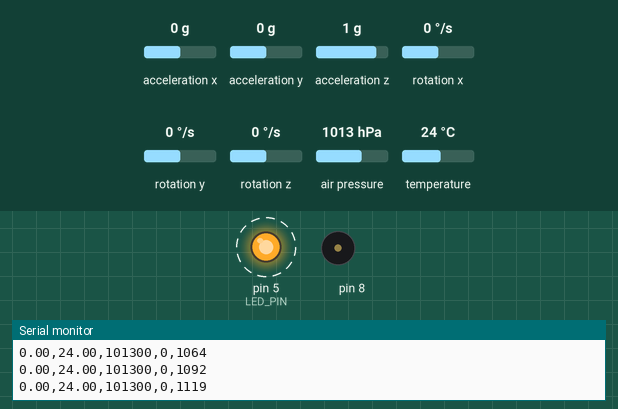
Bench run of a sketch on a simulated Arduino Uno, built with avr-gcc and run on an emulated ATmega328P. Shown: output pins drawn as LEDs (lit = HIGH), buzzer (waves = sounding), the last lines printed to the serial monitor. Dashed ring = blinking. The inputs (shaded band) are chosen by the test bench; at power-on: air pressure 1013 hPa, acceleration x 0 g, temperature 24 °C, acceleration y 0 g, acceleration z 1 g, rotation x 0 °/s, rotation y 0 °/s, rotation z 0 °/s. Storage starts empty.

Above: at 1.2 s.
1.3 s: air pressure set to 952 hPa
3.5 s: acceleration x set to -1.4 g
6.5 s: temperature set to 1 °C
9.5 s: air pressure set to 1011 hPa
At 11.9 s:
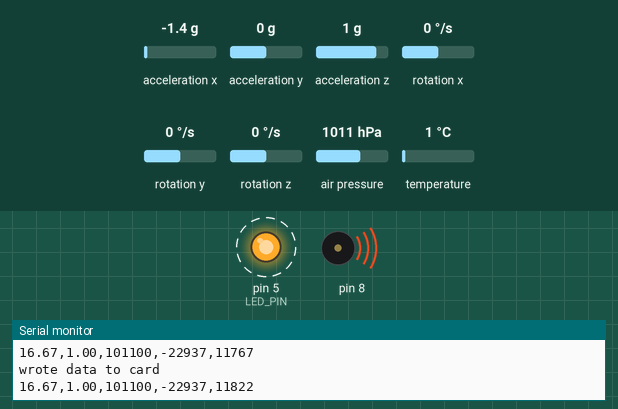
12.5 s: air pressure set to 1014 hPa
Timing chart, 0 to 16.5 s (numbered marks = the images above; inputs shaded):
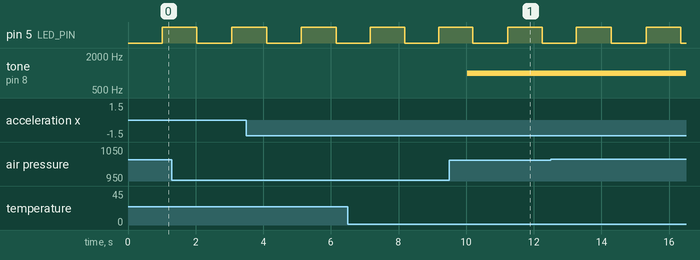

The sketch:

Data_Logger.ino
```cpp
#include <Wire.h>
#include <MS5611.h>
#include "I2Cdev.h"
#include "MPU6050.h"
#include <SPI.h>
#include <SD.h>
unsigned long time;
const int chipSelect = 4;
// Arduino Wire library is required if I2Cdev I2CDEV_ARDUINO_WIRE implementation
// is used in I2Cdev.h
#if I2CDEV_IMPLEMENTATION == I2CDEV_ARDUINO_WIRE
#include "Wire.h"
#endif
MPU6050 accelgyro;
//MPU6050 accelgyro(0x69); // <-- use for AD0 high
#define OUTPUT_READABLE_ACCELGYRO
int16_t ax, ay, az;
int16_t gx, gy, gz;

MS5611 ms5611;
double referencePressure;
#define LED_PIN 5
bool blinkState = false;
int intialxraw;

// Altitude (in meters) that the arduino will begin logging data
#define ALT_THRESHOLD (2)

#define LIFTOFF_TIMEOUT (300000)

// Stores our system time (in millis) when we reached "liftoff" (see ALT_THRESHOLD)
unsigned long liftoffTimer = 0;

// Stores arbitrary timestamps for LED blinks
unsigned long ledTimer = 0;
bool ledIsOn = false;

// LED Blink Delay (in milliseconds)
#define LED_TIMEOUT (1000)

void setup()
{
  // join I2C bus (I2Cdev library doesn't do this automatically)
#if I2CDEV_IMPLEMENTATION == I2CDEV_ARDUINO_WIRE
  Wire.begin();
#elif I2CDEV_IMPLEMENTATION == I2CDEV_BUILTIN_FASTWIRE
  Fastwire::setup(400, true);
#endif


  Serial.begin(9600);

  // Initialize MS5611 sensor
  Serial.println("Initialize MS5611 Sensor");

  while (!ms5611.begin())
  {
    Serial.println("Could not find a valid MS5611 sensor, check wiring!");
    delay(500);
  }

  // Get reference pressure for relative altitude
  referencePressure = ms5611.readPressure();

  // Check settings
  checkSettings();

  // initialize device
  Serial.println("Initializing I2C devices...");
  accelgyro.initialize();

  // verify connection
  Serial.println("Testing device connections...");
  Serial.println(accelgyro.testConnection() ? "MPU6050 connection successful" : "MPU6050 connection failed");
  pinMode(LED_PIN, OUTPUT);
  accelgyro.getAcceleration(&ax, &ay, &az);
  intialxraw = ax;

  Serial.print("Initializing SD card...");
  if (!SD.begin(chipSelect)) {// see if the card is present and can be initialized:
    Serial.println("Card failed, or not present");
    // don't do anything more:
    return;
  }
  Serial.println("card initialized.");

}

void checkSettings()
{
  // Serial.print("Oversampling: ");
  // Serial.println(ms5611.getOversampling());
}

void loop()
{
  // read raw accel measurements from device
  accelgyro.getAcceleration(&ax, &ay, &az);

  // Read raw pressure and temp values
  uint32_t rawTemp = ms5611.readRawTemperature();
  uint32_t rawPressure = ms5611.readRawPressure();

  // Read true temperature & Pressure
  double realTemperature = ms5611.readTemperature();
  long realPressure = ms5611.readPressure();

  // Calculate altitude
  float absoluteAltitude = ms5611.getAltitude(realPressure);
  float relativeAltitude = ms5611.getAltitude(realPressure, referencePressure);


  //change variables to strings
  String comma = String (',');
  String absalt = String(relativeAltitude);
  String temp = String ( ms5611.readTemperature()); //real temp in degrees, may over read initially, will take time for sensor to stabilize.
  String realpressure = String (ms5611.readPressure()); // pressure in pascals
  String accelXraw = String (ax - intialxraw); // raw accel in X. Divide by 2048 to get a "G" reading.
  String timer = String (millis()); //puts a millis time stamp on each string.
  //make a big string containing above strings
  String Baro_data = String  (absalt + comma + temp + comma + realpressure + comma + accelXraw + comma + timer) ;

  Serial.println (Baro_data);

  // if we haven't started the liftoff timeout, but we are above the altitude threshold, save the current timestamp
  if ((liftoffTimer == 0) && (relativeAltitude > ALT_THRESHOLD)) {
    liftoffTimer = millis();
  }

  if ((relativeAltitude > ALT_THRESHOLD) && ((millis() - liftoffTimer) < LIFTOFF_TIMEOUT)) {
  File dataFile = SD.open("datalog.txt", FILE_WRITE);
    // if the file is available, write to it:
    if (dataFile) {
      dataFile.println(Baro_data);//put Baro_data on the SD card
      dataFile.close();
      Serial.println("wrote data to card");
      if (millis() > 10000) //change this number to change alarm delay (1s = 1000ms)
      {
        tone (8, 1000); // change the second number to alter the tone of the peizo alarm
      }
      else
      {
        noTone(8);
      }
    } // if (dataFile)
  } // ALT_THRESHOLD

  // Blink LED
  if ((millis() - ledTimer) > LED_TIMEOUT) {
    ledTimer = millis(); //reset timer
    if (ledIsOn) {
      digitalWrite(LED_PIN, LOW);
      ledIsOn = false;
    } else {
      digitalWrite(LED_PIN, HIGH);
      ledIsOn = true;
    }
  }
}
```

Measured:
- by itself, pin 5 (LED_PIN): alternates HIGH for 1.0 s and LOW for 1.0 s
